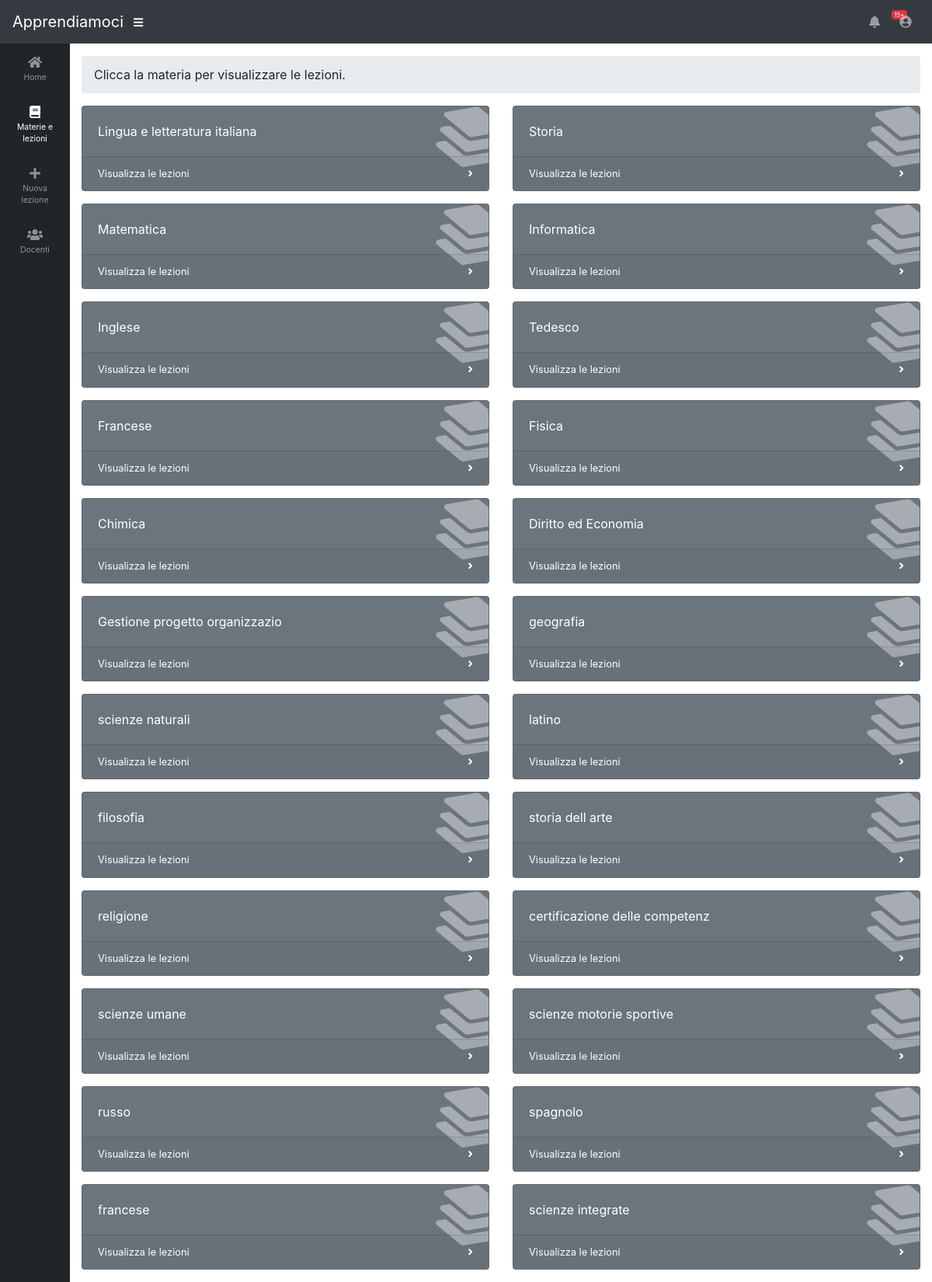
Page /materie/index.php (signed in, upper part) on the committed database.
### tables this page shows
CREATE TABLE `materie` (
  `id` int(15) NOT NULL AUTO_INCREMENT,
  `titolo` varchar(30),
  PRIMARY KEY (`id`)
);

### src/connection.php (called while the page is built, shortened)
<?php
  function query($sql){
    $conn = new mysqli("localhost", "root", "", "lele");
    $tabella = array();
    $result = $conn->query($sql);
    if (isset($result->num_rows)){
      if ($result->num_rows == 0) {
        return $tabella;
      } else while($row = $result->fetch_assoc()){
        array_push($tabella, $row);
      }
      return $tabella;
    } else {
      $conn->close();
    }
  }
?>

### src/materie/wrapper.php (the view, shortened to what this page needs)
<div id="wrapper">
  <?php include '../wrapper_head.php' ?>
  <?php
      $materie = query("SELECT * FROM materie");
  ?>
  <div id="content-wrapper">
    <div class="container-fluid">
      <ol class="breadcrumb">
        <li class="breadcrumb-item">
          <a>Clicca la materia per visualizzare le lezioni.</a>
        </li>
      </ol>
      <div class="row">
		<?php foreach ($materie as $materia): ?>
			<div class="col-xl-6 col-sm-6 mb-3">
			  <div class="card text-white o-hidden h-100 onmouseover bg-secondary" onmouseover="hover(this)" onmouseleave="leave(this)">
				<div class="card-body">
				  <div class="card-body-icon">
					<i class="fas fa-layer-group"></i>
				  </div>
				  <div class="mr-5"><?php echo $materia['titolo']; ?></div>
				</div>
				<a class="card-footer text-white clearfix small z-1" href="../lezioni/?materia=<?php echo $materia['id'] ?>">
				  <span class="float-left">Visualizza le lezioni</span>
				  <span class="float-right">
					<i class="fas fa-angle-right"></i>
				  </span>
				</a>
			  </div>
			</div>
		<?php endforeach; ?>
      </div>
    </div>
  </div>
</div>

### rows in the picture
materie: titolo "Lingua e letteratura italiana"
materie: titolo "Storia"
materie: titolo "Matematica"
materie: titolo "Informatica"
materie: titolo "Inglese"
materie: titolo "Tedesco"
materie: titolo "Francese"
materie: titolo "Fisica"
materie: titolo "Chimica"
materie: titolo "Diritto ed Economia"
materie: titolo "Gestione progetto organizzazio"
materie: titolo "geografia"
materie: titolo "scienze naturali"
materie: titolo "latino"
materie: titolo "filosofia"
materie: titolo "storia dell arte"
materie: titolo "religione"
materie: titolo "certificazione delle competenz"
materie: titolo "scienze umane"
materie: titolo "scienze motorie sportive"
materie: titolo "russo"
materie: titolo "spagnolo"
materie: titolo "francese"
materie: titolo "scienze integrate"
